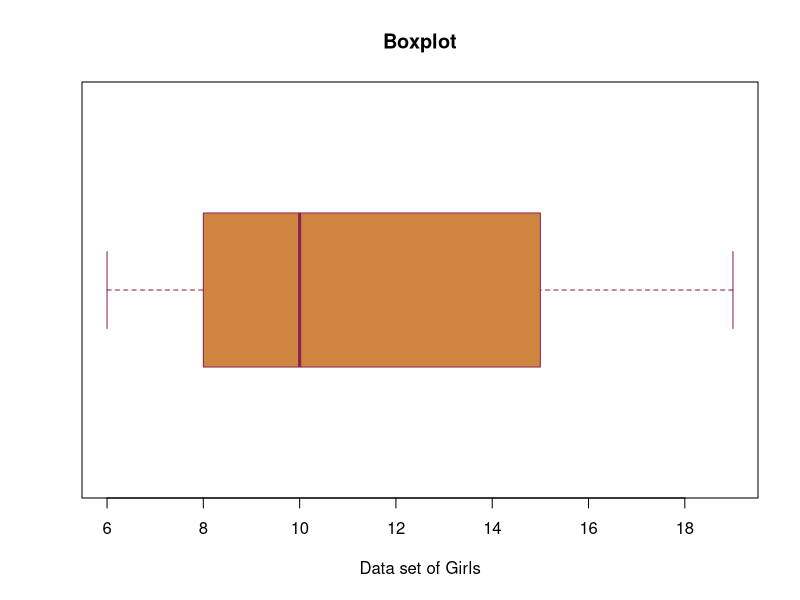
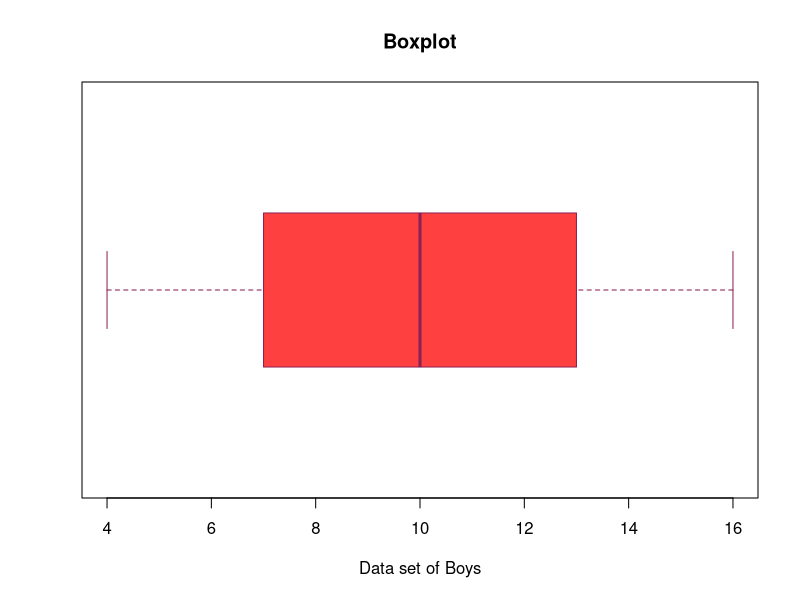

Generate these figures, in order, with R:
median_g <- 10
lowerQ_g <- 8
upperQ_g <- 15
min_g <- 6
max_g <- 19

median_b <- 10
lowerQ_b <- 7
upperQ_b <- 13
min_b <- 4
max_b <- 16
data_g=c(median_g,lowerQ_g,upperQ_g,min_g,max_g)
data_b=c(median_b,lowerQ_b,upperQ_b,min_b,max_b)
#boxplot(data_g,main="BoxPlot of Girls",)
#boxplot(data_b,main="BoxPlot of Boys")
boxplot(data_g,main = "Boxplot",
        col = "tan3",
        names=c("Girls" ),
        border = "violetred4",xlab="Data set of Girls",
        horizontal = TRUE,
        notch = FALSE)


boxplot(data_b,main = "Boxplot",
        col = "brown1",
        names=c("Boys" ),
        border = "violetred4",xlab="Data set of Boys",
        horizontal = TRUE,
        notch = FALSE)

